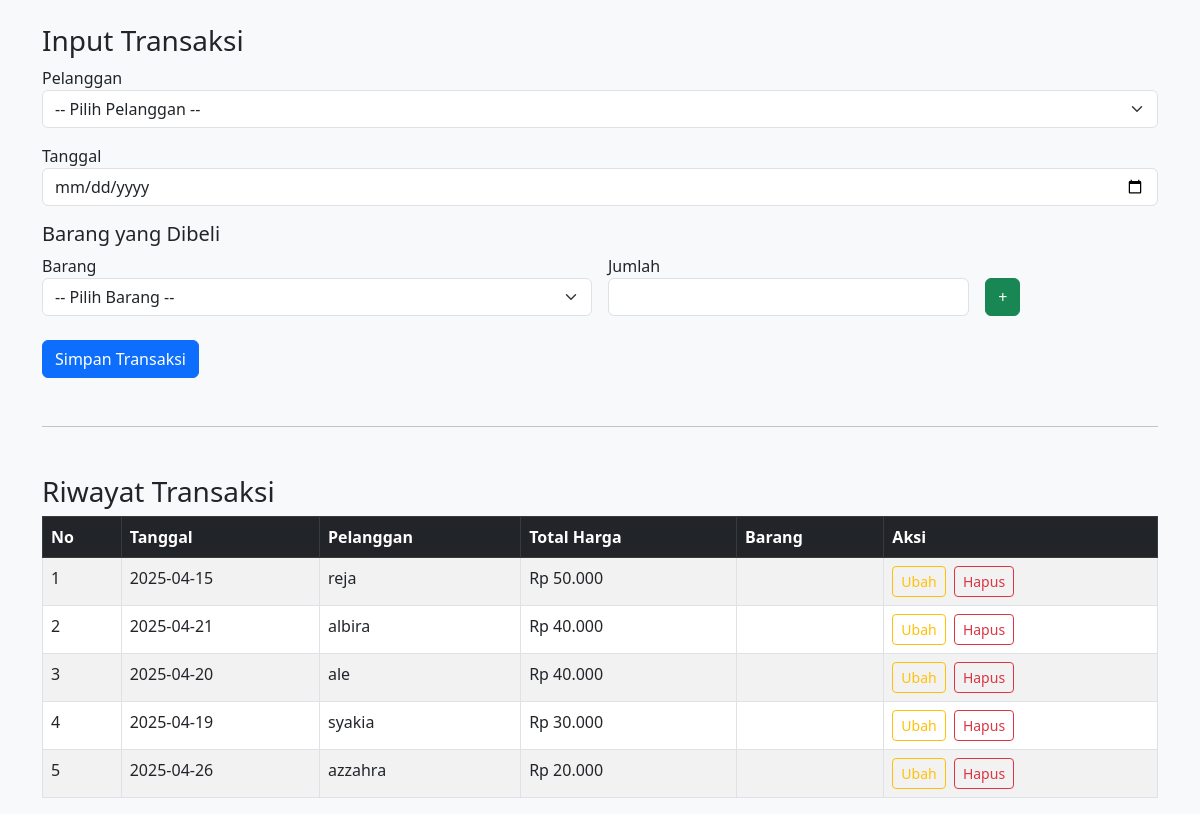
The page /page/datatransaksi.php on the database its author committed.
### tables this page shows
CREATE TABLE `tb_penjualan` (
  `penjualanID` int(11) NOT NULL,
  `tanggalpenjualan` date NOT NULL,
  `totalharga` decimal(10,2) NOT NULL,
  `pelangganID` int(11) NOT NULL
);

CREATE TABLE `tb_pelanggan` (
  `pelangganID` int(11) NOT NULL,
  `namapelanggan` varchar(225) NOT NULL,
  `alamat` text NOT NULL,
  `nomortelepon` varchar(15) NOT NULL
);

### page/datatransaksi.php (the view, shortened to what this page needs)
<?php
$host = "localhost";
$user = "root";
$pass = "albira12345";
$db   = "dbstokbarang";
$conn = mysqli_connect($host, $user, $pass, $db);
$editID = isset($_GET['edit']) ? $_GET['edit'] : null;
$barangLama = [];
$editData = null;
$queryBarang = mysqli_query($conn, "SELECT * FROM tb_barang");
$queryTransaksi = mysqli_query($conn, "SELECT p.penjualanID, p.tanggalpenjualan, p.totalharga, pl.namapelanggan FROM tb_penjualan p JOIN tb_pelanggan pl ON p.pelangganID = pl.pelangganID ORDER BY p.penjualanID DESC");
?>
<!DOCTYPE html>
<html>
<head>
  <link href="https://cdn.jsdelivr.net/npm/bootstrap@5.3.0/dist/css/bootstrap.min.css" rel="stylesheet">
</head>
<body class="bg-light">
<div class="container mt-4">
  <h3><?= $editID ? 'Ubah' : 'Input' ?> Transaksi</h3>
  <form action="" method="post">
    <div class="mb-3">
      <label>Pelanggan</label>
      <select name="pelangganID" class="form-select" required>
        <option value="">-- Pilih Pelanggan --</option>
      </select>
    </div>
    <div class="mb-3">
      <label>Tanggal</label>
      <input type="date" name="tanggalpenjualan" class="form-control" value="<?= $editData ? $editData['tanggalpenjualan'] : '' ?>" required>
    </div>
    <h5>Barang yang Dibeli</h5>
    <div id="produk-wrapper">
      <?php
      if ($editID && count($barangLama) > 0) {
        foreach ($barangLama as $item) {
      ?>
        <div class="row g-3 align-items-end mb-2">
          <div class="col-md-6">
            <label>Barang</label>
            <select name="barangID[]" class="form-select" required>
              <option value="">-- Pilih Barang --</option>
              <?php mysqli_data_seek($queryBarang, 0); while ($b = mysqli_fetch_assoc($queryBarang)) { ?>
                <option value="<?= $b['id'] ?>" <?= $b['id'] == $item['barangID'] ? 'selected' : '' ?>>
                  <?= $b['nama'] ?> (Stok: <?= $b['stok'] ?>)
                </option>
              <?php } ?>
            </select>
          </div>
          <div class="col-md-4">
            <label>Jumlah</label>
            <input type="number" name="jumlahproduk[]" class="form-control" value="<?= $item['jumlahproduk'] ?>" required>
          </div>
          <div class="col-md-2">
            <button type="button" class="btn btn-success add-barang">+</button>
          </div>
        </div>
      <?php }} else { ?>
        <div class="row g-3 align-items-end mb-2">
          <div class="col-md-6">
            <label>Barang</label>
            <select name="barangID[]" class="form-select" required>
              <option value="">-- Pilih Barang --</option>
            </select>
          </div>
          <div class="col-md-4">
            <label>Jumlah</label>
            <input type="number" name="jumlahproduk[]" class="form-control" required>
          </div>
          <div class="col-md-2">
            <button type="button" class="btn btn-success add-barang">+</button>
          </div>
        </div>
      <?php } ?>
    </div>
    <button type="submit" class="btn btn-primary mt-3"><?= $editID ? 'Update' : 'Simpan' ?> Transaksi</button>
  </form>
  <hr class="my-5">
  <h3>Riwayat Transaksi</h3>
  <table class="table table-bordered table-striped">
    <thead class="table-dark">
      <tr>
        <th>No</th>
        <th>Tanggal</th>
        <th>Pelanggan</th>
        <th>Total Harga</th>
        <th>Barang</th>
        <th>Aksi</th>
      </tr>
    </thead>
    <tbody>
      <?php $no=1; while ($tr = mysqli_fetch_assoc($queryTransaksi)) {
        $detailList = [];
        $listBarang = implode(', ', $detailList);
      ?>
        <tr>
          <td><?= $no++ ?></td>
          <td><?= $tr['tanggalpenjualan'] ?></td>
          <td><?= $tr['namapelanggan'] ?></td>
          <td>Rp <?= number_format($tr['totalharga'], 0, ',', '.') ?></td>
          <td><?= $listBarang ?></td>
          <td>
            <a href="?page=datatransaksi&edit=<?= $tr['penjualanID'] ?>" class="btn btn-sm btn-outline-warning me-1">Ubah</a>
            <a href="?page=datatransaksi&hapus=<?= $tr['penjualanID'] ?>" class="btn btn-sm btn-outline-danger" onclick="return confirm('Yakin ingin menghapus transaksi ini?')">Hapus</a>
          </td>
        </tr>
      <?php } ?>
    </tbody>
  </table>
</div>
</body>
</html>

### rows shown on the page
tb_penjualan: tanggalpenjualan "2025-04-15", pelangganID.namapelanggan "reja", totalharga "50.000"
tb_penjualan: tanggalpenjualan "2025-04-21", pelangganID.namapelanggan "albira", totalharga "40.000"
tb_penjualan: tanggalpenjualan "2025-04-20", pelangganID.namapelanggan "ale", totalharga "40.000"
tb_penjualan: tanggalpenjualan "2025-04-19", pelangganID.namapelanggan "syakia", totalharga "30.000"
tb_penjualan: tanggalpenjualan "2025-04-26", pelangganID.namapelanggan "azzahra", totalharga "20.000"
